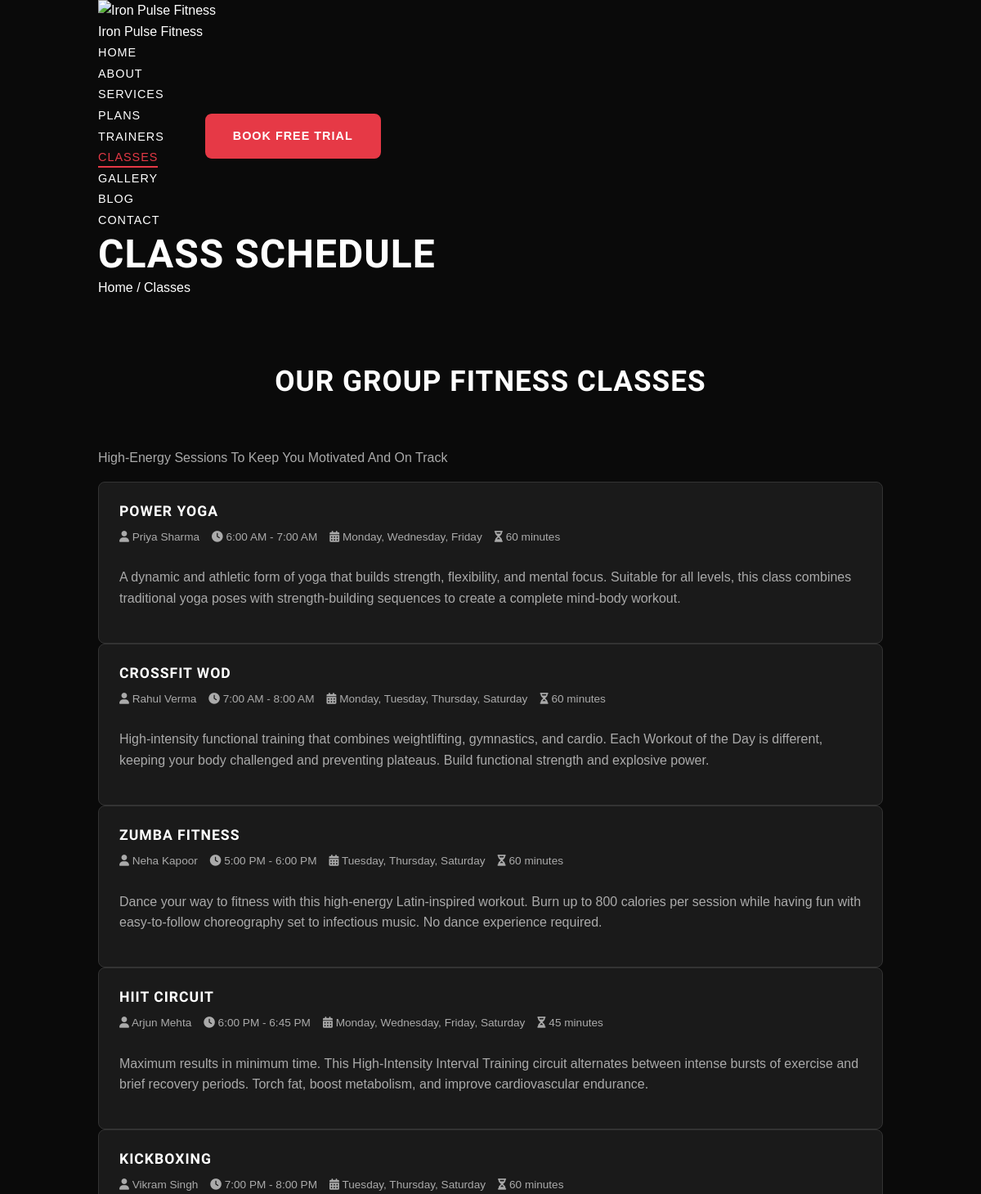
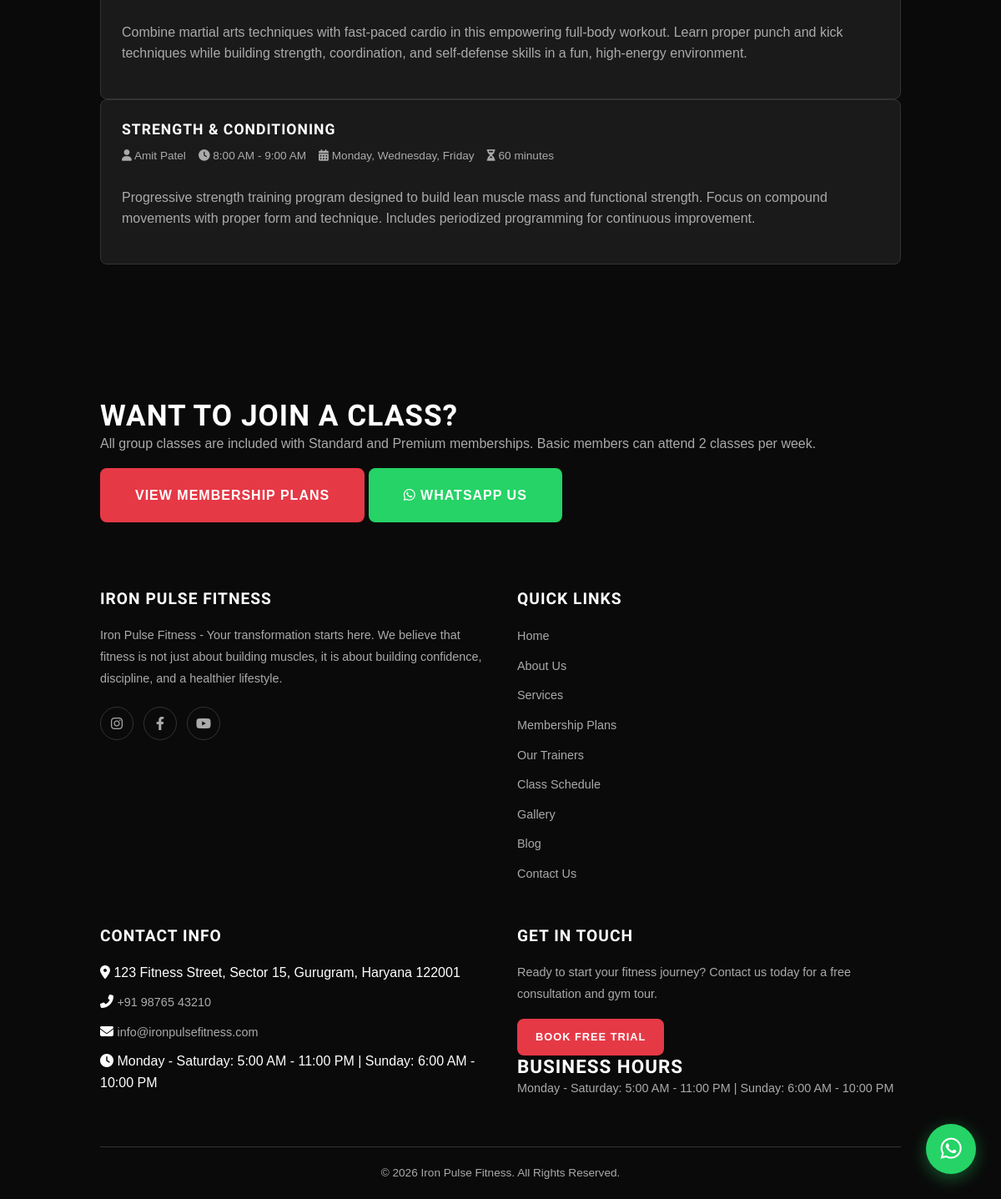
/classes.php, run on the app's committed database (2 pictures, top to bottom).
### tables this page shows
CREATE TABLE `classes` (
  `id` INT(11) UNSIGNED NOT NULL AUTO_INCREMENT,
  `class_name` VARCHAR(100) NOT NULL,
  `trainer_name` VARCHAR(100) NOT NULL,
  `class_time` VARCHAR(50) NOT NULL,
  `class_days` VARCHAR(100) NOT NULL,
  `duration` VARCHAR(50) NOT NULL,
  `description` TEXT DEFAULT NULL,
  `image` VARCHAR(255) DEFAULT NULL,
  `is_active` TINYINT(1) NOT NULL DEFAULT 1,
  `created_at` TIMESTAMP NOT NULL DEFAULT CURRENT_TIMESTAMP,
  `updated_at` TIMESTAMP NOT NULL DEFAULT CURRENT_TIMESTAMP ON UPDATE CURRENT_TIMESTAMP,
  PRIMARY KEY (`id`)
);

### functions.php (called while the page is built, shortened)
<?php
require_once __DIR__ . '/config.php';
function getAllSettings(): array {
    global $pdo;
    try {
        $stmt = $pdo->query("SELECT setting_key, setting_value FROM site_settings");
        $settings = [];
        while ($row = $stmt->fetch()) {
            $settings[$row['setting_key']] = $row['setting_value'];
        }
        return $settings;
    } catch (PDOException $e) {
        return [];
    }
}
function getActiveItems(string $table, string $orderBy = 'id ASC'): array {
    global $pdo;
    $allowedTables = ['membership_plans', 'trainers', 'classes', 'gallery', 'transformations', 'testimonials', 'blog_posts'];
    try {
        $stmt = $pdo->query("SELECT * FROM `{$table}` WHERE is_active = 1 ORDER BY {$orderBy}");
        return $stmt->fetchAll();
    } catch (PDOException $e) {
        return [];
    }
}
function e(?string $text): string {
    return htmlspecialchars($text ?? '', ENT_QUOTES, 'UTF-8');
}

### classes.php (the view, shortened to what this page needs)
<?php
require_once 'config.php';
require_once 'functions.php';
$currentPage = 'classes';
$classes = getActiveItems('classes', 'id ASC');
include 'header.php';
?>
<section class="page-header">
    <div class="container">
        <h1 class="page-title">Class Schedule</h1>
        <nav class="breadcrumb">
            <a href="index.php">Home</a> <span>/</span> <span>Classes</span>
        </nav>
    </div>
</section>
<section class="section classes-detail-section">
    <div class="container">
        <div class="section-header" data-animate="fadeInUp">
            <h2 class="section-title">Our Group Fitness Classes</h2>
            <p class="section-subtitle">High-Energy Sessions To Keep You Motivated And On Track</p>
        </div>
        <?php if (!empty($classes)): ?>
        <div class="classes-grid classes-grid-detailed">
            <?php foreach ($classes as $class): ?>
            <div class="class-card class-card-full" data-animate="fadeInUp">
                <div class="class-info">
                    <h3 class="class-name"><?php echo e($class['class_name']); ?></h3>
                    <div class="class-meta">
                        <p class="class-trainer"><i class="fas fa-user"></i> <?php echo e($class['trainer_name']); ?></p>
                        <p class="class-time"><i class="fas fa-clock"></i> <?php echo e($class['class_time']); ?></p>
                        <p class="class-days"><i class="fas fa-calendar-alt"></i> <?php echo e($class['class_days']); ?></p>
                        <p class="class-duration"><i class="fas fa-hourglass-half"></i> <?php echo e($class['duration']); ?></p>
                    </div>
                    <?php if (!empty($class['description'])): ?>
                    <p class="class-description"><?php echo e($class['description']); ?></p>
                    <?php endif; ?>
                </div>
            </div>
            <?php endforeach; ?>
        </div>
        <?php endif; ?>
    </div>
</section>
<section class="section cta-section">
    <div class="container">
        <div class="cta-content" data-animate="fadeInUp">
            <h2>Want To Join A Class?</h2>
            <p>All group classes are included with Standard and Premium memberships. Basic members can attend 2 classes per week.</p>
            <div class="cta-buttons">
                <a href="plans.php" class="btn btn-primary btn-lg">View Membership Plans</a>
                <?php if ($whatsappNumber): ?>
                <a href="https://wa.me/<?php echo e($whatsappNumber); ?>?text=Hi%2C%20I%20want%20to%20join%20a%20group%20class.%20Please%20share%20details." class="btn btn-whatsapp btn-lg" target="_blank" rel="noopener noreferrer"><i class="fab fa-whatsapp"></i> WhatsApp Us</a>
                <?php endif; ?>
            </div>
        </div>
    </div>
</section>
<?php include 'footer.php'; ?>

### header.php (shortened to what this page needs)
<?php
$allSettings = getAllSettings();
$currentPage = $currentPage ?? 'home';
$gymName = $allSettings['gym_name'] ?? 'Iron Pulse Fitness';
$logo = $allSettings['logo'] ?? '';
$whatsappNumber = $allSettings['whatsapp_number'] ?? '';
?>
<!DOCTYPE html>
<html lang="en">
<head>
    <link rel="stylesheet" href="https://cdnjs.cloudflare.com/ajax/libs/font-awesome/6.4.0/css/all.min.css">
    <link rel="stylesheet" href="assets/css/style.css">
</head>
<body>
    <header class="site-header" id="siteHeader">
        <nav class="navbar">
            <div class="container">
                <a href="index.php" class="nav-brand">
                    <?php if ($logo): ?>
                    <img src="<?php echo e($logo); ?>" alt="<?php echo e($gymName); ?>" class="nav-logo">
                    <?php endif; ?>
                    <span class="nav-brand-text"><?php echo e($gymName); ?></span>
                </a>
                <div class="nav-menu" id="navMenu">
                    <ul class="nav-list">
                        <li class="nav-item"><a href="index.php" class="nav-link <?php echo $currentPage === 'home' ? 'active' : ''; ?>">Home</a></li>
                        <li class="nav-item"><a href="about.php" class="nav-link <?php echo $currentPage === 'about' ? 'active' : ''; ?>">About</a></li>
                        <li class="nav-item"><a href="services.php" class="nav-link <?php echo $currentPage === 'services' ? 'active' : ''; ?>">Services</a></li>
                        <li class="nav-item"><a href="plans.php" class="nav-link <?php echo $currentPage === 'plans' ? 'active' : ''; ?>">Plans</a></li>
                        <li class="nav-item"><a href="trainers.php" class="nav-link <?php echo $currentPage === 'trainers' ? 'active' : ''; ?>">Trainers</a></li>
                        <li class="nav-item"><a href="classes.php" class="nav-link <?php echo $currentPage === 'classes' ? 'active' : ''; ?>">Classes</a></li>
                        <li class="nav-item"><a href="gallery.php" class="nav-link <?php echo $currentPage === 'gallery' ? 'active' : ''; ?>">Gallery</a></li>
                        <li class="nav-item"><a href="blog.php" class="nav-link <?php echo $currentPage === 'blog' ? 'active' : ''; ?>">Blog</a></li>
                        <li class="nav-item"><a href="contact.php" class="nav-link <?php echo $currentPage === 'contact' ? 'active' : ''; ?>">Contact</a></li>
                    </ul>
                    <a href="contact.php?trial=1" class="btn btn-primary nav-cta">Book Free Trial</a>
                </div>
            </div>
        </nav>
    </header>
    <?php if ($whatsappNumber): ?>
    <a href="https://wa.me/<?php echo e($whatsappNumber); ?>?text=Hi%2C%20I%20am%20interested%20in%20joining%20your%20gym.%20Please%20share%20the%20details." class="sticky-whatsapp" target="_blank" rel="noopener noreferrer" aria-label="Chat on WhatsApp">
        <i class="fab fa-whatsapp"></i>
    </a>
    <?php endif; ?>
    <main class="main-content">

### footer.php (shortened to what this page needs)
<?php
$gymName = $allSettings['gym_name'] ?? 'Iron Pulse Fitness';
$footerText = $allSettings['footer_text'] ?? '';
$address = $allSettings['address'] ?? '';
$phoneNumber = $allSettings['phone_number'] ?? '';
$email = $allSettings['email'] ?? '';
$businessHours = $allSettings['business_hours'] ?? '';
$instagramLink = $allSettings['instagram_link'] ?? '';
$facebookLink = $allSettings['facebook_link'] ?? '';
$youtubeLink = $allSettings['youtube_link'] ?? '';
?>
    </main>
    <footer class="site-footer">
        <div class="container">
            <div class="footer-grid">
                <div class="footer-col">
                    <h3 class="footer-title"><?php echo e($gymName); ?></h3>
                    <p class="footer-text"><?php echo e($footerText); ?></p>
                    <div class="footer-social">
                        <?php if ($instagramLink): ?>
                        <a href="<?php echo e($instagramLink); ?>" target="_blank" rel="noopener noreferrer" aria-label="Instagram"><i class="fab fa-instagram"></i></a>
                        <?php endif; ?>
                        <?php if ($facebookLink): ?>
                        <a href="<?php echo e($facebookLink); ?>" target="_blank" rel="noopener noreferrer" aria-label="Facebook"><i class="fab fa-facebook-f"></i></a>
                        <?php endif; ?>
                        <?php if ($youtubeLink): ?>
                        <a href="<?php echo e($youtubeLink); ?>" target="_blank" rel="noopener noreferrer" aria-label="YouTube"><i class="fab fa-youtube"></i></a>
                        <?php endif; ?>
                    </div>
                </div>
                <div class="footer-col">
                    <h3 class="footer-title">Quick Links</h3>
                    <ul class="footer-links">
                        <li><a href="index.php">Home</a></li>
                        <li><a href="about.php">About Us</a></li>
                        <li><a href="services.php">Services</a></li>
                        <li><a href="plans.php">Membership Plans</a></li>
                        <li><a href="trainers.php">Our Trainers</a></li>
                        <li><a href="classes.php">Class Schedule</a></li>
                        <li><a href="gallery.php">Gallery</a></li>
                        <li><a href="blog.php">Blog</a></li>
                        <li><a href="contact.php">Contact Us</a></li>
                    </ul>
                </div>
                <div class="footer-col">
                    <h3 class="footer-title">Contact Info</h3>
                    <ul class="footer-contact">
                        <?php if ($address): ?>
                        <li>
                            <i class="fas fa-map-marker-alt"></i>
                            <span><?php echo e($address); ?></span>
                        </li>
                        <?php endif; ?>
                        <?php if ($phoneNumber): ?>
                        <li>
                            <i class="fas fa-phone-alt"></i>
                            <a href="tel:<?php echo e(preg_replace('/[^+0-9]/', '', $phoneNumber)); ?>"><?php echo e($phoneNumber); ?></a>
                        </li>
                        <?php endif; ?>
                        <?php if ($email): ?>
                        <li>
                            <i class="fas fa-envelope"></i>
                            <a href="mailto:<?php echo e($email); ?>"><?php echo e($email); ?></a>
                        </li>
                        <?php endif; ?>
                        <?php if ($businessHours): ?>
                        <li>
                            <i class="fas fa-clock"></i>
                            <span><?php echo e($businessHours); ?></span>
                        </li>
                        <?php endif; ?>
                    </ul>
                </div>
                <div class="footer-col">
                    <h3 class="footer-title">Get In Touch</h3>
                    <p class="footer-text">Ready to start your fitness journey? Contact us today for a free consultation and gym tour.</p>
                    <a href="contact.php?trial=1" class="btn btn-primary btn-sm">Book Free Trial</a>
                    <div class="footer-hours">
                        <h4>Business Hours</h4>
                        <p><?php echo e($businessHours); ?></p>
                    </div>
                </div>
            </div>
            <div class="footer-bottom">
                <p>&copy; <?php echo date('Y'); ?> <?php echo e($gymName); ?>. All Rights Reserved.</p>
            </div>
        </div>
    </footer>
</body>
</html>

### data on the page
classes: class_name "POWER YOGA", trainer_name "Priya Sharma", class_time "6:00 AM - 7:00 AM", class_days "Monday, Wednesday, Friday", duration "60 minutes", description "A dynamic and athletic form of yoga that builds strength, flexibility, and mental focus. Suitable for all levels, this class combines traditional yoga poses with strength-building sequences to create a complete mind-body workout."
classes: class_name "CROSSFIT WOD", trainer_name "Rahul Verma", class_time "7:00 AM - 8:00 AM", class_days "Monday, Tuesday, Thursday, Saturday", duration "60 minutes", description "High-intensity functional training that combines weightlifting, gymnastics, and cardio. Each Workout of the Day is different, keeping your body challenged and preventing plateaus. Build functional strength and explosive power."
classes: class_name "ZUMBA FITNESS", trainer_name "Neha Kapoor", class_time "5:00 PM - 6:00 PM", class_days "Tuesday, Thursday, Saturday", duration "60 minutes", description "Dance your way to fitness with this high-energy Latin-inspired workout. Burn up to 800 calories per session while having fun with easy-to-follow choreography set to infectious music. No dance experience required."
classes: class_name "HIIT CIRCUIT", trainer_name "Arjun Mehta", class_time "6:00 PM - 6:45 PM", class_days "Monday, Wednesday, Friday, Saturday", duration "45 minutes", description "Maximum results in minimum time. This High-Intensity Interval Training circuit alternates between intense bursts of exercise and brief recovery periods. Torch fat, boost metabolism, and improve cardiovascular endurance."
classes: class_name "KICKBOXING", trainer_name "Vikram Singh", class_time "7:00 PM - 8:00 PM", class_days "Tuesday, Thursday, Saturday", duration "60 minutes", description "Combine martial arts techniques with fast-paced cardio in this empowering full-body workout. Learn proper punch and kick techniques while building strength, coordination, and self-defense skills in a fun, high-energy environment."
classes: class_name "STRENGTH & CONDITIONING", trainer_name "Amit Patel", class_time "8:00 AM - 9:00 AM", class_days "Monday, Wednesday, Friday", duration "60 minutes", description "Progressive strength training program designed to build lean muscle mass and functional strength. Focus on compound movements with proper form and technique. Includes periodized programming for continuous improvement."

### other printed values
$gymName "Iron Pulse Fitness"
$gymName "IRON PULSE FITNESS"
$footerText "Iron Pulse Fitness - Your transformation starts here. We believe that fitness is not just about building muscles, it is about building confidence, discipline, and a healthier lifestyle."
$address "123 Fitness Street, Sector 15, Gurugram, Haryana 122001"
$phoneNumber "+91 98765 43210"
$email "info@ironpulsefitness.com"
$businessHours "Monday - Saturday: 5:00 AM - 11:00 PM | Sunday: 6:00 AM - 10:00 PM"
